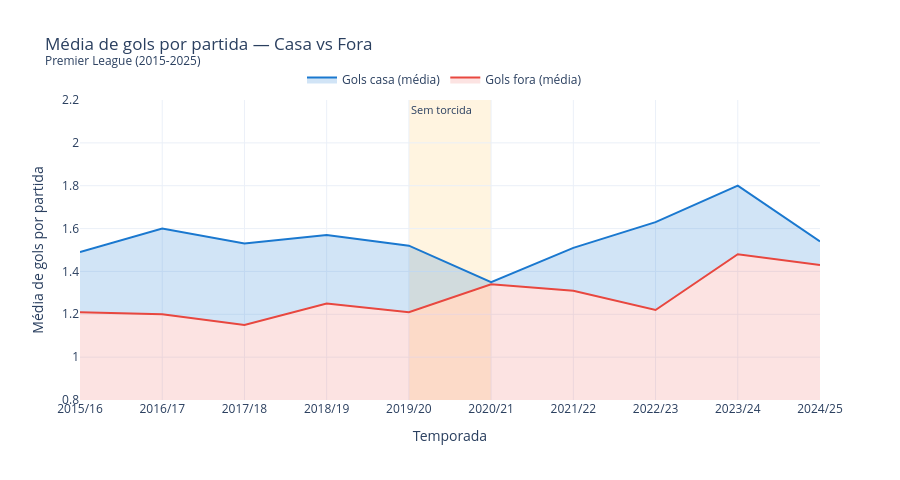

Notebook source saved alongside this figure:
### Code cell
# Média de gols por temporada
goals_season = df.groupby("Season").agg(
    Media_Casa=("FullTimeHomeGoals", "mean"),
    Media_Fora=("FullTimeAwayGoals", "mean")
).reset_index().round(2)

fig = go.Figure()

# Área preenchida de fora
fig.add_trace(go.Scatter(
    x=goals_season["Season"],
    y=goals_season["Media_Fora"],
    fill="tozeroy",
    mode="lines",
    name="Gols fora (média)",
    line=dict(color="#e8473f", width=2),
    fillcolor="rgba(232, 71, 63, 0.15)"
))

# Área preenchida de casa 
fig.add_trace(go.Scatter(
    x=goals_season["Season"],
    y=goals_season["Media_Casa"],
    fill="tonexty",
    mode="lines",
    name="Gols casa (média)",
    line=dict(color="#1a78cf", width=2),
    fillcolor="rgba(26, 120, 207, 0.2)"
))

# Faixa pandêmica
fig.add_vrect(
    x0="2019/20", x1="2020/21",
    fillcolor="orange", opacity=0.12,
    layer="below", line_width=0,
    annotation_text="Sem torcida",
    annotation_position="top left",
    annotation_font_size=11
)

fig.update_layout(
    title="Média de gols por partida — Casa vs Fora<br><sup>Premier League (2015-2025)</sup>",
    xaxis_title="Temporada",
    yaxis_title="Média de gols por partida",
    yaxis=dict(range=[0.8, 2.2]),
    template="plotly_white",
    legend=dict(orientation="h", yanchor="bottom", y=1.02, x=0.3),
    height=480
)

fig.show()

### Figure 1 — Plotly figure (JSON) as saved in the notebook; plotly's stock layout.template omitted (floating-point values rounded to 4 significant figures)
{"data": [{"fill": "tozeroy", "fillcolor": "rgba(232, 71, 63, 0.15)", "line": {"color": "#e8473f", "width": 2}, "mode": "lines", "name": "Gols fora (média)", "type": "scatter", "x": ["2015/16", "2016/17", "2017/18", "2018/19", "2019/20", "2020/21", "2021/22", "2022/23", "2023/24", "2024/25"], "y": [1.21, 1.2, 1.15, 1.25, 1.21, 1.34, 1.31, 1.22, 1.48, 1.43]}, {"fill": "tonexty", "fillcolor": "rgba(26, 120, 207, 0.2)", "line": {"color": "#1a78cf", "width": 2}, "mode": "lines", "name": "Gols casa (média)", "type": "scatter", "x": ["2015/16", "2016/17", "2017/18", "2018/19", "2019/20", "2020/21", "2021/22", "2022/23", "2023/24", "2024/25"], "y": [1.49, 1.6, 1.53, 1.57, 1.52, 1.35, 1.51, 1.63, 1.8, 1.54]}], "layout": {"annotations": [{"font": {"size": 11}, "showarrow": false, "text": "Sem torcida", "x": "2019/20", "xanchor": "left", "xref": "x", "y": 1, "yanchor": "top", "yref": "y domain"}], "height": 480, "legend": {"orientation": "h", "x": 0.3, "y": 1.02, "yanchor": "bottom"}, "shapes": [{"fillcolor": "orange", "layer": "below", "line": {"width": 0}, "opacity": 0.12, "type": "rect", "x0": "2019/20", "x1": "2020/21", "xref": "x", "y0": 0, "y1": 1, "yref": "y domain"}], "title": {"text": "Média de gols por partida — Casa vs Fora<br><sup>Premier League (2015-2025)</sup>"}, "xaxis": {"title": {"text": "Temporada"}}, "yaxis": {"range": [0.8, 2.2], "title": {"text": "Média de gols por partida"}}}}
